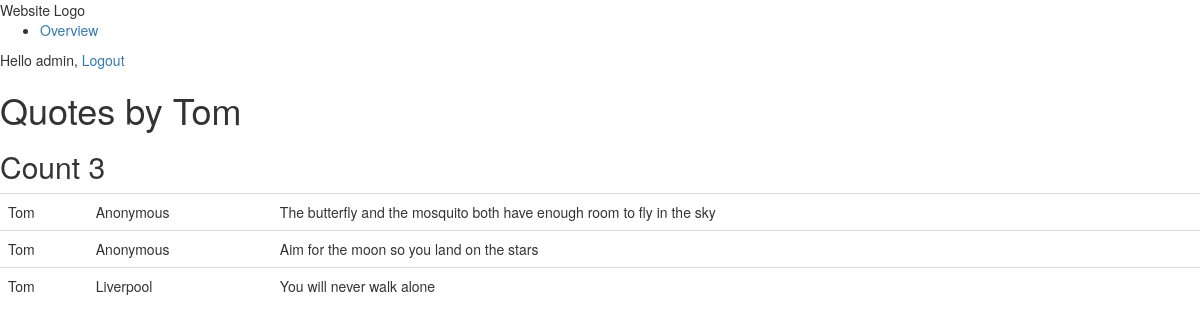
/project/user/7/ (signed in), run on the app's committed database.
### apps/project/models.py (models this page shows, shortened)
class Quote(models.Model):
    user = models.ForeignKey('auth.User')
    quoted_by = models.CharField(max_length=255, validators = [MinLengthValidator(4)])
    quote = models.TextField(validators = [MinLengthValidator(11)])
    created = models.DateTimeField( auto_now_add=True)
    favorites = models.ManyToManyField('auth.User', related_name='favorite_quotes')

### apps/project/views.py (the view)
# urls.py: url(r'^user/(?P<user_id>\d+)/$', views.user_quotes, name='user_quotes')
@login_required
def user_quotes(request, user_id):
	user = get_object_or_404(User, id=user_id)
	quotes = Quote.objects.filter(user=user)
	return render(request, "project/user_quotes.html", {'quotes':quotes, 'user':user})

### apps/project/templates/project/user_quotes.html (shortened to what this page needs)
{% extends "base.html" %}
{% block content %}
	<h1>Quotes by {{ user }}</h1>
	<h2> Count {{ quotes|length }}</h2>
	<table class="table">
 	{% for quote in quotes %}
 <tr>
 <td>{{quote.user}} </td>
 <td>{{quote.quoted_by}}</td>
 <td>{{quote.quote}}</td>
  </tr>
 {% endfor %}
 </table>
{% endblock %}

### apps/account/templates/base.html (shortened to what this page needs)
{% load staticfiles %}
<!DOCTYPE html>
<html>
	<head>
		<link href="{% static "css/base.css" %}" rel="stylesheet">
		<link rel="stylesheet" href="//maxcdn.bootstrapcdn.com/bootstrap/3.2.0/css/bootstrap.min.css">
		<link rel="stylesheet" href="//maxcdn.bootstrapcdn.com/bootstrap/3.2.0/css/bootstrap-theme.min.css">
	</head>
	<body>
		<div id="header">
			<span class="logo">Website Logo</span>
			{% if request.user.is_authenticated %}
				<ul class="menu">
					<li>
						<a href="{% url 'overview' %}">Overview</a>
					</li>
				</ul>
			{% endif %}
			<span class="user">
			{% if request.user.is_authenticated %}
				Hello {{ request.user }},
				<a href="{% url "logout" %}">Logout</a>
			{% else %}
				<a href="{% url "login" %}">Log-in</a>
			{% endif %}
			</span>
		</div>
		<div id="content">
			{% block content %}
			{% endblock %}
		</div>
		</body>
		</html>

### data on the page
Quote: user "Tom", quoted_by "Anonymous", quote "The butterfly and the mosquito both have enough room to fly in the sky"
Quote: user "Tom", quoted_by "Anonymous", quote "Aim for the moon so you land on the stars"
Quote: user "Tom", quoted_by "Liverpool", quote "You will never walk alone"

### other printed values
{{ request.user }} "admin"
{{ user }} "Tom"
{{ quotes|length }} "3"
